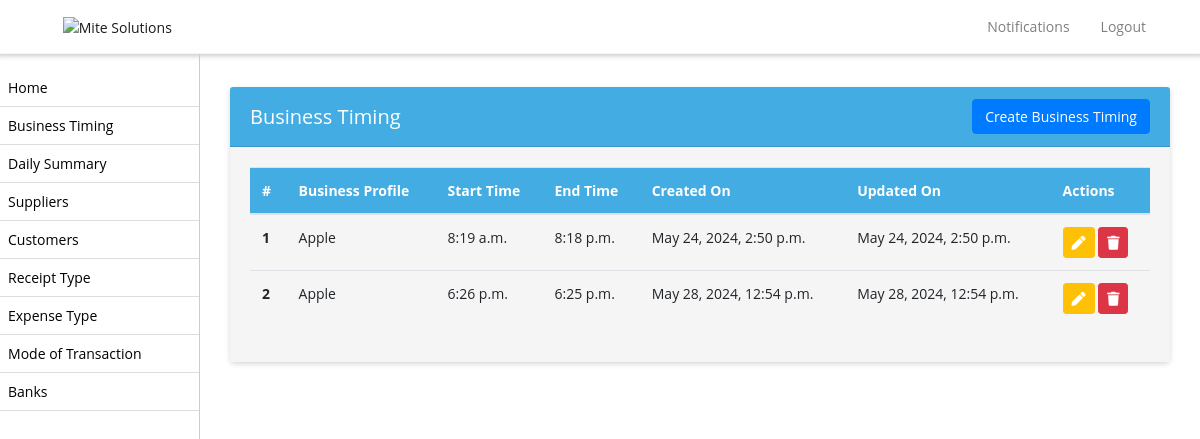
Page /business-timing-list/ (signed in) on the committed database.
### biztrackapp/models.py (models this page shows, shortened)
class BusinessTiming(models.Model):
    business_profile = models.ForeignKey(BusinessProfile,on_delete=models.CASCADE, null=True)
    business_start_time = models.TimeField(null=True, blank=True)
    business_end_time = models.TimeField(null=True, blank=True)
    created_on = models.DateTimeField(auto_now_add=True, null=True)
    updated_on = models.DateTimeField(auto_now_add=True, null=True)

class BusinessProfile(models.Model):
    name = models.CharField(max_length=64, blank=False, default=None, null=True)
    license_number = models.CharField(max_length=255)
    license_expiration = models.DateField(null=True)
    license_upload = models.FileField(upload_to='licenses')
    shop_phone_number = models.CharField(max_length=25)
    vat_percentage = models.DecimalField(max_digits=5, decimal_places=2)
    vat_number = models.CharField(max_length=255)
    vat_submission_date_1 = models.DateField(null=True)
    vat_submission_date_2 = models.DateField(null=True)
    vat_submission_date_3 = models.DateField(null=True)
    vat_certificate_upload = models.FileField(upload_to='vat_certificates')
    address = models.TextField()
    license_expiration_reminder_days = models.PositiveIntegerField(verbose_name='License Expiration Reminder (days)')
    vat_submission_date_reminder_days = models.PositiveIntegerField(null=True, verbose_name='VAT Submission Date Reminder (days)')
    employee_visa_expiration_reminder_days = models.PositiveIntegerField(null=True, verbose_name='Employee Visa Expiration Reminder (days)')
    employee_passport_expiration_reminder_days = models.PositiveIntegerField(null=True, verbose_name='Employee Passport Expiration Reminder (days)')
    business_start_time = models.TimeField(null=True, blank=True)
    business_end_time = models.TimeField(null=True, blank=True)
    created_on = models.DateTimeField(auto_now_add=True, null=True)

### biztrackapp/views.py (the view)
# urls.py: path('business-timing-list/', business_timing_list, name='business_timing_list'),
def business_timing_list(request):
    shop_admin = get_object_or_404(ShopAdmin, user=request.user)
    business_profile = get_object_or_404(BusinessProfile, name=shop_admin.shop.name)
    business_timings = BusinessTiming.objects.filter(business_profile=business_profile)
    return render(request, 'business_timing_list.html', {'business_timings': business_timings})

### biztrackapp/templates/business_timing_list.html (shortened to what this page needs)
{% extends 'base.html' %}
{% block content %}
<div class="container mt-3">
    <div class="card">
        <div class="card-header d-flex justify-content-between align-items-center">
            <h5 class="mb-0">Business Timing</h5>
            <a href="{% url 'create_business_timing' %}" class="btn btn-primary float-right">Create Business Timing</a>
        </div>
        <div class="card-body">
            <table class="table">
                <thead>
                    <tr>
                        <th>#</th>
                        <th>Business Profile</th>
                        <th>Start Time</th>
                        <th>End Time</th>
                        <th>Created On</th>
                        <th>Updated On</th>
                        <th>Actions</th>
                    </tr>
                </thead>
                <tbody>
                    {% for business_timing in business_timings %}
                    <tr>
                        <th scope="row">{{ forloop.counter }}</th>
                        <td>{{ business_timing.business_profile.name }}</td>
                        <td>{{ business_timing.business_start_time }}</td>
                        <td>{{ business_timing.business_end_time }}</td>
                        <td>{{ business_timing.created_on }}</td>
                        <td>{{ business_timing.updated_on }}</td>
                        <td>
                            <a href="{% url 'edit_business_timing' business_timing.id %}" class="btn btn-warning btn-sm"><i class="fas fa-pen text-white"></i></a>
                            <button class="btn btn-danger btn-sm" data-bs-toggle="modal" data-bs-target="#deleteModal{{ business_timing.id }}"><i class="fas fa-trash text-white"></i></button>
                        </td>
                    </tr>
                    {% endfor %}
                </tbody>
            </table>
        </div>
    </div>
</div>
{% endblock %}

### biztrackapp/templates/base.html (style rules this page uses)
body, p, h1, h2, h3, h4, h5, h6, a, li, label, input, div, span, small { font-family: "Open Sans", sans-serif !important; }
button:focus, button { outline: none !important; border: none; }
body, p, a, li, li>a { font-size:14px !important; }
body { padding-top: 56px; background-color: #ffffff !important; }
table thead { border-radius: 5px !important; }
table thead th { vertical-align: bottom; border-bottom: 2px solid #dee2e6; background-color: #42ace3 !important; color: #fff !important; }
tbody { border-bottom: 0px !important; background-color: #f5f5f5 !important; }
tbody>tr>td { background-color: #f5f5f5 !important; }
table { border:1px !important; }
div>.table-responsive, table, table>thead { border-radius: 10px !important; }
.card { border:0px !important; margin-top:15px; margin-bottom:15px; box-shadow: 0px 2px 6px -1px #ccc; }
.card-body { background-color: #f5f5f5 !important; }
.card-header { background-color: #42ace3 !important; color:#fff !important; }
.card-header>a, .card-header>h5 { color:#fff !important; }
a { text-decoration: none !important; }
.btn-primary { --bs-btn-color: #fff; --bs-btn-bg: #184b7c; --bs-btn-border-color: #184b7c; --bs-btn-hover-color: #000; --bs-btn-hover-bg: #1d5c96; --bs-btn-hover-border-color: #184b7c; --bs-btn-focus-shadow-rgb: 0, 155, 132; --bs-btn-active-color: #000; --bs-btn-active-bg: #33c5af; --bs-btn-active-border-color: #184b7c; --bs-btn-active-shadow: inset 0 3px 5px rgba(0, 0, 0, 0.125); --bs-btn-disabled-color: #000; --bs-btn-disabled-bg: #184b7c; --bs-btn-disabled-border-color: #184b7c; }

### rows in the picture
BusinessTiming: business_profile.name "Apple", business_start_time "8:19 a.m.", business_end_time "8:18 p.m.", created_on "May 24, 2024, 2:50 p.m.", updated_on "May 24, 2024, 2:50 p.m."
BusinessTiming: business_profile.name "Apple", business_start_time "6:26 p.m.", business_end_time "6:25 p.m.", created_on "May 28, 2024, 12:54 p.m.", updated_on "May 28, 2024, 12:54 p.m."
